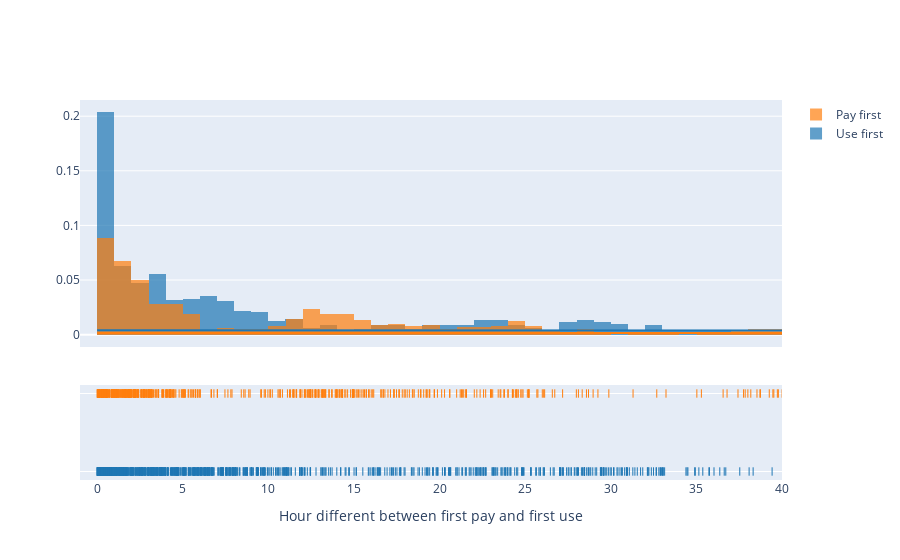

The notebook cell saved with this chart:
### Code cell
fig = ff.create_distplot(
    [second_case[second_case.use_first]['gap_hour'],
     second_case[~second_case.use_first]['gap_hour']
     ], group_labels=['Use first', 'Pay first']
    )
fig.update_xaxes(title='Hour different between first pay and first use')
fig.update_layout(xaxis_range=[-1,40])
fig.show()

### Figure 1 — Plotly figure (JSON) as saved in the notebook; plotly's stock layout.template omitted (floating-point values rounded to 4 significant figures; data arrays with more than 128 entries replaced by an {"elided": "..."} marker saying what was removed)
{"data": [{"autobinx": false, "histnorm": "probability density", "legendgroup": "Use first", "marker": {"color": "rgb(31, 119, 180)"}, "name": "Use first", "opacity": 0.7, "type": "histogram", "x": {"elided": "1307 float values"}, "xaxis": "x", "xbins": {"end": 7157.0, "size": 1, "start": 0.0006119}, "yaxis": "y"}, {"autobinx": false, "histnorm": "probability density", "legendgroup": "Pay first", "marker": {"color": "rgb(255, 127, 14)"}, "name": "Pay first", "opacity": 0.7, "type": "histogram", "x": {"elided": "994 float values"}, "xaxis": "x", "xbins": {"end": 7129.0, "size": 1, "start": 0.00638}, "yaxis": "y"}, {"legendgroup": "Use first", "marker": {"color": "rgb(31, 119, 180)"}, "mode": "lines", "name": "Use first", "showlegend": false, "type": "scatter", "x": {"elided": "500 float values"}, "xaxis": "x", "y": {"elided": "500 float values"}, "yaxis": "y"}, {"legendgroup": "Pay first", "marker": {"color": "rgb(255, 127, 14)"}, "mode": "lines", "name": "Pay first", "showlegend": false, "type": "scatter", "x": {"elided": "500 float values"}, "xaxis": "x", "y": {"elided": "500 float values"}, "yaxis": "y"}, {"legendgroup": "Use first", "marker": {"color": "rgb(31, 119, 180)", "symbol": "line-ns-open"}, "mode": "markers", "name": "Use first", "showlegend": false, "type": "scatter", "x": {"elided": "1307 float values"}, "xaxis": "x", "y": {"elided": "1307 str values"}, "yaxis": "y2"}, {"legendgroup": "Pay first", "marker": {"color": "rgb(255, 127, 14)", "symbol": "line-ns-open"}, "mode": "markers", "name": "Pay first", "showlegend": false, "type": "scatter", "x": {"elided": "994 float values"}, "xaxis": "x", "y": {"elided": "994 str values"}, "yaxis": "y2"}], "layout": {"barmode": "overlay", "hovermode": "closest", "legend": {"traceorder": "reversed"}, "xaxis": {"anchor": "y2", "domain": [0, 1], "range": [-1, 40], "title": {"text": "Hour different between first pay and first use"}, "zeroline": false}, "yaxis": {"anchor": "free", "domain": [0.35, 1], "position": 0}, "yaxis2": {"anchor": "x", "domain": [0, 0.25], "dtick": 1, "showticklabels": false}}}
